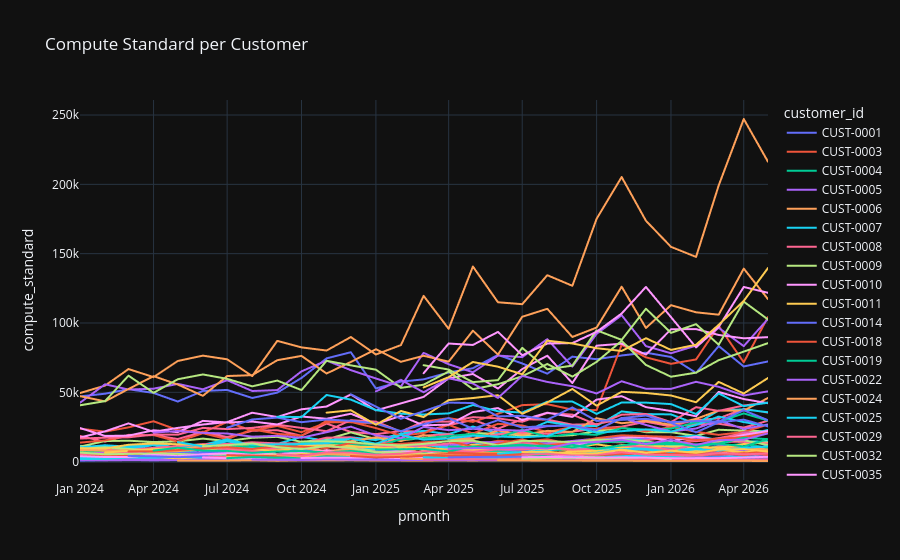

Notebook cell for this chart:
### Code cell
fig = px.line(
    df,
    x="pmonth",
    y="compute_standard",
    color="customer_id",
    title="Compute Standard per Customer"
)
# fig.write_image("block1_customers_by_segment.png")
fig.show()
